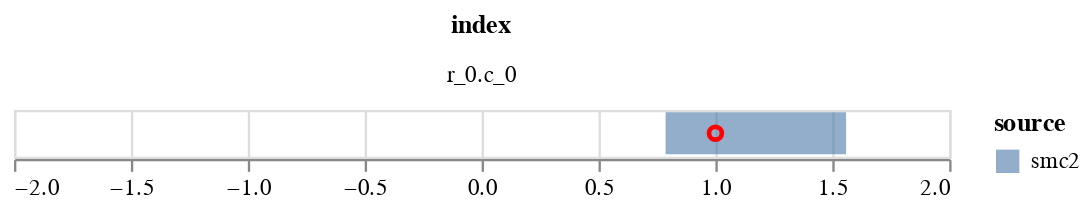

Notebook source saved alongside this figure:
### Code cell
plot_data = plot_data[plot_data['index']=='r_0.c_0']

c1 = alt.Chart(plot_data).mark_bar(opacity=0.6).encode(
    alt.X('q1', title=None,  scale=alt.Scale(domain=[-2,2])),
    alt.X2('q2', title=None),
    alt.Color('source'),    
)
    

c2 = alt.Chart(plot_data).mark_point(opacity=1, color='red').encode(
        alt.X('data', title=None),
)
(c1+c2).facet(
       'index',
    columns=1
    )

### Figure 1 — Vega-Lite specification as saved in the notebook (floating-point values rounded to 4 significant figures)
{"config": {"view": {"continuousWidth": 400, "continuousHeight": 300}}, "data": {"name": "data-744d8da5b4d872b5b951f3c1fbb77f7c"}, "facet": {"type": "nominal", "field": "index"}, "spec": {"layer": [{"mark": {"type": "bar", "opacity": 0.6}, "encoding": {"color": {"type": "nominal", "field": "source"}, "x": {"type": "quantitative", "field": "q1", "scale": {"domain": [-2, 2]}, "title": null}, "x2": {"field": "q2", "title": null}}}, {"mark": {"type": "point", "color": "red", "opacity": 1}, "encoding": {"x": {"type": "quantitative", "field": "data", "title": null}}}]}, "columns": 1, "$schema": "https://vega.github.io/schema/vega-lite/v4.8.1.json", "datasets": {"data-744d8da5b4d872b5b951f3c1fbb77f7c": [{"index": "r_0.c_0", "q1": 0.7868, "q2": 1.559, "source": "smc2", "data": 1.0}]}}
